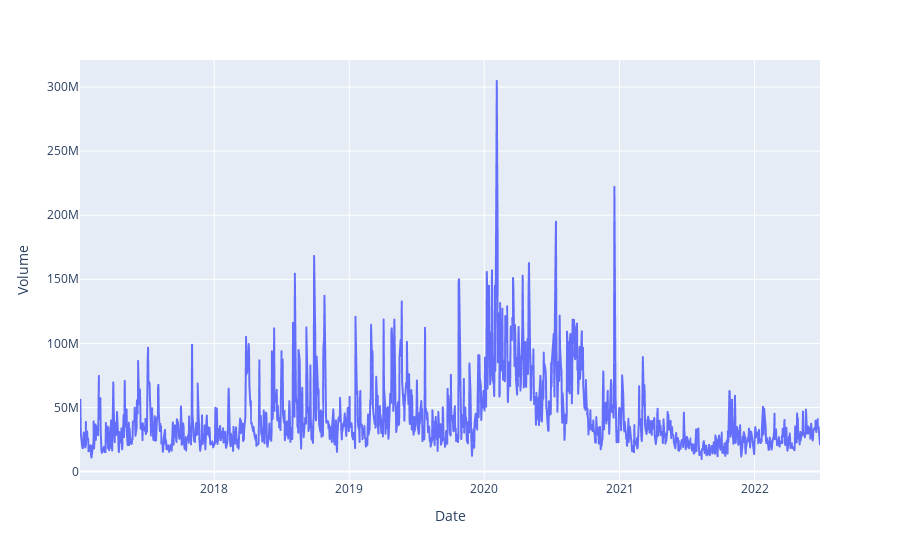

Here is the notebook cell this chart was saved with:
### Markdown cell above
What if we would like to use another column?

- We change the *ingredients* in the parameters of the function; we change the `Close` column by the `Volume`:

### Code cell
px.line(data_frame=df_tsla, x='Date', y='Volume')

### Figure 1 — Plotly figure (JSON) as saved in the notebook; plotly's stock layout.template omitted (floating-point values rounded to 4 significant figures; data arrays with more than 128 entries replaced by an {"elided": "..."} marker saying what was removed)
{"data": [{"hovertemplate": "Date=%{x}<br>Volume=%{y}<extra></extra>", "legendgroup": "", "line": {"color": "#636efa", "dash": "solid"}, "marker": {"symbol": "circle"}, "mode": "lines", "name": "", "showlegend": false, "type": "scattergl", "x": {"elided": "1380 str values"}, "xaxis": "x", "y": {"elided": "1380 int values"}, "yaxis": "y"}], "layout": {"autosize": true, "legend": {"tracegroupgap": 0}, "margin": {"t": 60}, "xaxis": {"anchor": "y", "autorange": true, "domain": [0, 1], "range": ["2017-01-03", "2022-06-27"], "title": {"text": "Date"}, "type": "date"}, "yaxis": {"anchor": "x", "autorange": true, "domain": [0, 1], "range": [-6582000.0, 321100000.0], "title": {"text": "Volume"}, "type": "linear"}}}
